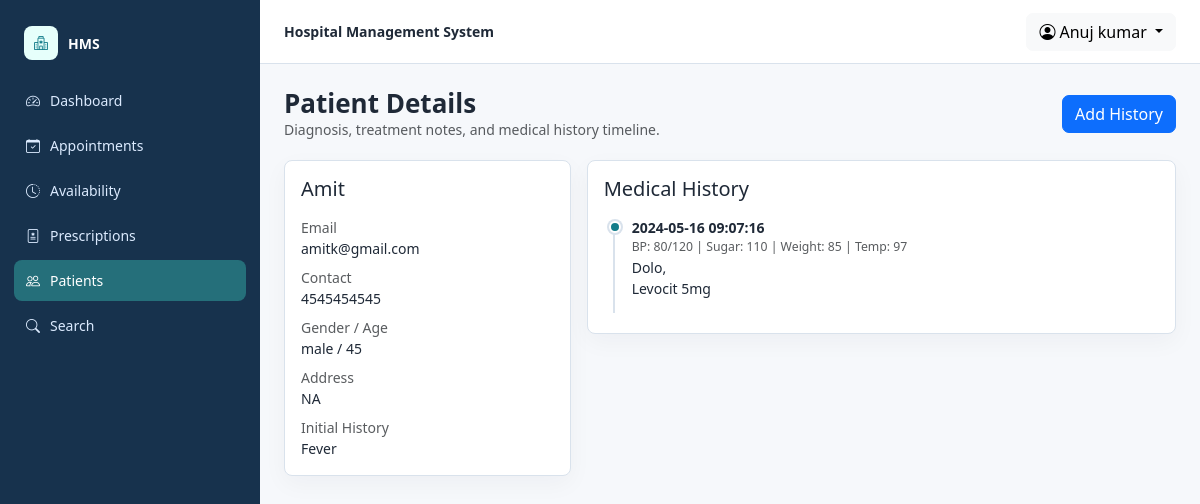
The page /hms/doctor/view-patient.php?viewid=2 (signed in) on the database its author committed.
### tables this page shows
CREATE TABLE `doctors` (
  `id` int(11) NOT NULL,
  `specilization` varchar(255) DEFAULT NULL,
  `doctorName` varchar(255) DEFAULT NULL,
  `address` longtext DEFAULT NULL,
  `docFees` varchar(255) DEFAULT NULL,
  `contactno` bigint(11) DEFAULT NULL,
  `docEmail` varchar(255) DEFAULT NULL,
  `password` varchar(255) NOT NULL,
  `creationDate` timestamp NULL DEFAULT current_timestamp(),
  `updationDate` timestamp NULL DEFAULT NULL ON UPDATE current_timestamp()
);

CREATE TABLE `tblpatient` (
  `ID` int(10) NOT NULL,
  `Docid` int(10) DEFAULT NULL,
  `PatientName` varchar(200) DEFAULT NULL,
  `PatientContno` bigint(10) DEFAULT NULL,
  `PatientEmail` varchar(200) DEFAULT NULL,
  `PatientGender` varchar(50) DEFAULT NULL,
  `PatientAdd` mediumtext DEFAULT NULL,
  `PatientAge` int(10) DEFAULT NULL,
  `PatientMedhis` mediumtext DEFAULT NULL,
  `CreationDate` timestamp NULL DEFAULT current_timestamp(),
  `UpdationDate` timestamp NULL DEFAULT NULL ON UPDATE current_timestamp()
);

CREATE TABLE `tblmedicalhistory` (
  `ID` int(10) NOT NULL,
  `PatientID` int(10) DEFAULT NULL,
  `BloodPressure` varchar(200) DEFAULT NULL,
  `BloodSugar` varchar(200) NOT NULL,
  `Weight` varchar(100) DEFAULT NULL,
  `Temperature` varchar(200) DEFAULT NULL,
  `MedicalPres` mediumtext DEFAULT NULL,
  `CreationDate` timestamp NOT NULL DEFAULT current_timestamp() ON UPDATE current_timestamp()
);

### hms/doctor/view-patient.php (the view, shortened to what this page needs)
<?php
include('include/config.php');
$doctorId = (int) $_SESSION['id'];
$patientId = hms_int(hms_get('viewid'));
$patient = hms_fetch_one($con, 'SELECT * FROM tblpatient WHERE ID = ? AND Docid = ?', 'ii', array($patientId, $doctorId));
$history = hms_fetch_all($con, 'SELECT * FROM tblmedicalhistory WHERE PatientID = ? ORDER BY CreationDate DESC, ID DESC', 'i', array($patientId));
hms_layout_header('Patient Details', 'doctor', 'patients');
?>
<div class="hms-page-title">
    <div>
        <h1>Patient Details</h1>
        <div class="text-muted">Diagnosis, treatment notes, and medical history timeline.</div>
    </div>
    <button class="btn btn-primary" type="button" data-bs-toggle="modal" data-bs-target="#historyModal">Add History</button>
</div>
<div class="row g-3">
    <div class="col-lg-4">
        <div class="hms-card p-3">
            <h2 class="h5 mb-3"><?php echo hms_e($patient['PatientName']); ?></h2>
            <div class="mb-2"><span class="text-muted">Email</span><div><?php echo hms_e($patient['PatientEmail']); ?></div></div>
            <div class="mb-2"><span class="text-muted">Contact</span><div><?php echo hms_e($patient['PatientContno']); ?></div></div>
            <div class="mb-2"><span class="text-muted">Gender / Age</span><div><?php echo hms_e($patient['PatientGender']); ?> / <?php echo hms_e($patient['PatientAge']); ?></div></div>
            <div class="mb-2"><span class="text-muted">Address</span><div><?php echo hms_e($patient['PatientAdd']); ?></div></div>
            <div><span class="text-muted">Initial History</span><div><?php echo nl2br(hms_e($patient['PatientMedhis'])); ?></div></div>
        </div>
    </div>
    <div class="col-lg-8">
        <div class="hms-card p-3">
            <h2 class="h5 mb-3">Medical History</h2>
            <div class="timeline">
                <?php foreach ($history as $item) { ?>
                    <div class="timeline-item">
                        <div class="fw-semibold"><?php echo hms_e($item['CreationDate']); ?></div>
                        <div class="small text-muted">BP: <?php echo hms_e($item['BloodPressure']); ?> | Sugar: <?php echo hms_e($item['BloodSugar']); ?> | Weight: <?php echo hms_e($item['Weight']); ?> | Temp: <?php echo hms_e($item['Temperature']); ?></div>
                        <div><?php echo nl2br(hms_e($item['MedicalPres'])); ?></div>
                    </div>
                <?php } ?>
            </div>
        </div>
    </div>
</div>
<?php hms_layout_footer(); ?>

### hms/include/hms_helpers.php (shortened to what this page needs)
<?php
if (!defined('HMS_HELPERS_LOADED')) {
    function hms_e($value)
    {
        return htmlspecialchars((string) $value, ENT_QUOTES, 'UTF-8');
    }
    function hms_get($key, $default = '')
    {
        return isset($_GET[$key]) ? trim((string) $_GET[$key]) : $default;
    }
    function hms_int($value)
    {
        return filter_var($value, FILTER_VALIDATE_INT) !== false ? (int) $value : 0;
    }
    function hms_stmt($con, $sql, $types = '', $params = array())
    {
        $stmt = mysqli_prepare($con, $sql);
        if ($types !== '' && !empty($params)) {
            $bind = array_merge(array($types), $params);
            $refs = array();
            foreach ($bind as $key => $value) {
                $refs[$key] = &$bind[$key];
            }
            call_user_func_array(array($stmt, 'bind_param'), $refs);
        }
        if (!mysqli_stmt_execute($stmt)) {
            throw new RuntimeException('Database query failed.');
        }
        return $stmt;
    }
    function hms_fetch_all($con, $sql, $types = '', $params = array())
    {
        $stmt = hms_stmt($con, $sql, $types, $params);
        $result = mysqli_stmt_get_result($stmt);
        $rows = array();
        if ($result) {
            while ($row = mysqli_fetch_assoc($result)) {
                $rows[] = $row;
            }
        }
        return $rows;
    }
    function hms_fetch_one($con, $sql, $types = '', $params = array())
    {
        $rows = hms_fetch_all($con, $sql, $types, $params);
        return isset($rows[0]) ? $rows[0] : null;
    }
    function hms_current_user_name($con, $role)
    {
        $id = isset($_SESSION['id']) ? (int) $_SESSION['id'] : 0;
        if ($role === 'doctor') {
            $row = hms_fetch_one($con, 'SELECT doctorName FROM doctors WHERE id = ?', 'i', array($id));
            return $row ? $row['doctorName'] : 'Doctor';
        }
        return 'Admin';
    }
    function hms_nav_items($role)
    {
        if ($role === 'doctor') {
            return array(
                array('dashboard', 'Dashboard', 'dashboard.php', 'bi-speedometer2'),
                array('appointments', 'Appointments', 'appointment-history.php', 'bi-calendar-check'),
                array('availability', 'Availability', 'availability.php', 'bi-clock-history'),
                array('prescriptions', 'Prescriptions', 'prescriptions.php', 'bi-file-medical'),
                array('patients', 'Patients', 'manage-patient.php', 'bi-people'),
                array('search', 'Search', 'search.php', 'bi-search')
            );
        }
        return array(
            array('dashboard', 'Dashboard', 'dashboard.php', 'bi-speedometer2'),
            array('book', 'Book Appointment', 'book-appointment.php', 'bi-calendar-plus'),
            array('appointments', 'Appointments', 'appointment-history.php', 'bi-calendar-check'),
            array('history', 'Medical History', 'manage-medhistory.php', 'bi-journal-medical'),
            array('profile', 'Profile', 'edit-profile.php', 'bi-person')
        );
    }
        ?>
<?php
    function hms_layout_header($title, $role, $active = 'dashboard')
    {
        global $con;
        $name = hms_current_user_name($con, $role);
        $items = hms_nav_items($role);
        ?>
<!doctype html>
<html lang="en">
<head>
    <link href="https://cdn.jsdelivr.net/npm/bootstrap@5.3.3/dist/css/bootstrap.min.css" rel="stylesheet">
    <link href="https://cdn.jsdelivr.net/npm/bootstrap-icons@1.11.3/font/bootstrap-icons.css" rel="stylesheet">
</head>
<body>
<div class="hms-shell">
    <aside class="hms-sidebar">
        <div class="hms-brand"><span class="hms-brand-icon"><i class="bi bi-hospital"></i></span><span>HMS</span></div>
        <nav class="hms-nav">
            <?php foreach ($items as $item) { ?>
                <a class="<?php echo $active === $item[0] ? 'active' : ''; ?>" href="<?php echo hms_e($item[2]); ?>">
                    <i class="bi <?php echo hms_e($item[3]); ?>"></i><span><?php echo hms_e($item[1]); ?></span>
                </a>
            <?php } ?>
        </nav>
    </aside>
    <div class="hms-main">
        <header class="hms-topbar">
            <div class="fw-semibold">Hospital Management System</div>
            <div class="dropdown">
                <button class="btn btn-light dropdown-toggle" type="button" data-bs-toggle="dropdown">
                    <i class="bi bi-person-circle me-1"></i><?php echo hms_e($name); ?>
                </button>
            </div>
        </header>
        <main class="hms-content">
<?php
    }
    function hms_layout_footer($extraScripts = '')
    {
        ?>
        </main>
    </div>
</div>
</body>
</html>
<?php
    }
}
?>

### hms/include/hms_helpers.php (style rules this page uses)
:root { --hms-ink: #1f2937; --hms-muted: #667085; --hms-line: #d9e2ec; --hms-bg: #f6f8fb; --hms-sidebar: #17324d; --hms-sidebar-active: #256f7a; --hms-teal: #127c8a; --hms-amber: #b7791f; }
body { background: var(--hms-bg); color: var(--hms-ink); font-size: 14px; letter-spacing: 0; }
a { text-decoration: none; }
.hms-shell { min-height: 100vh; display: grid; grid-template-columns: 260px minmax(0, 1fr); }
.hms-sidebar { background: var(--hms-sidebar); color: #fff; padding: 18px 14px; position: sticky; top: 0; height: 100vh; }
.hms-brand { display: flex; align-items: center; gap: 10px; padding: 8px 10px 20px; font-weight: 700; }
.hms-brand-icon { width: 34px; height: 34px; border-radius: 8px; background: #e6fffb; color: var(--hms-teal); display: inline-flex; align-items: center; justify-content: center; }
.hms-nav a { color: #dbeafe; display: flex; align-items: center; gap: 10px; padding: 10px 12px; border-radius: 8px; margin-bottom: 4px; }
.hms-nav a.active, .hms-nav a:hover { background: var(--hms-sidebar-active); color: #fff; }
.hms-main { min-width: 0; }
.hms-topbar { background: #fff; border-bottom: 1px solid var(--hms-line); min-height: 64px; display: flex; align-items: center; justify-content: space-between; padding: 0 24px; position: sticky; top: 0; z-index: 10; }
.hms-content { padding: 24px; }
.hms-page-title { display: flex; justify-content: space-between; gap: 16px; align-items: center; margin-bottom: 20px; }
.hms-page-title h1 { font-size: 26px; margin: 0; font-weight: 700; }
.hms-card { background: #fff; border: 1px solid var(--hms-line); border-radius: 8px; box-shadow: 0 8px 24px rgba(16, 24, 40, .04); }
.btn { border-radius: 7px; }
.timeline { position: relative; padding-left: 28px; }
.timeline:before { content: ""; position: absolute; left: 9px; top: 4px; bottom: 4px; width: 2px; background: var(--hms-line); }
.timeline-item { position: relative; padding-bottom: 18px; }
.timeline-item:before { content: ""; position: absolute; left: -23px; top: 4px; width: 12px; height: 12px; border-radius: 50%; background: var(--hms-teal); border: 2px solid #fff; box-shadow: 0 0 0 2px var(--hms-line); }

### rows shown on the page
doctors: doctorName "Anuj kumar"
tblpatient: PatientName "Amit", PatientEmail "amitk@gmail.com", PatientContno "4545454545", PatientGender "male", PatientAge "45", PatientAdd "NA", PatientMedhis "Fever"
tblmedicalhistory: CreationDate "2024-05-16 09:07:16", BloodPressure "80/120", BloodSugar "110", Weight "85", Temperature "97", MedicalPres "Dolo, Levocit 5mg"

### other values the page prints
hms_e($item[1]) "Dashboard"
hms_e($item[1]) "Appointments"
hms_e($item[1]) "Availability"
hms_e($item[1]) "Prescriptions"
hms_e($item[1]) "Patients"
hms_e($item[1]) "Search"
